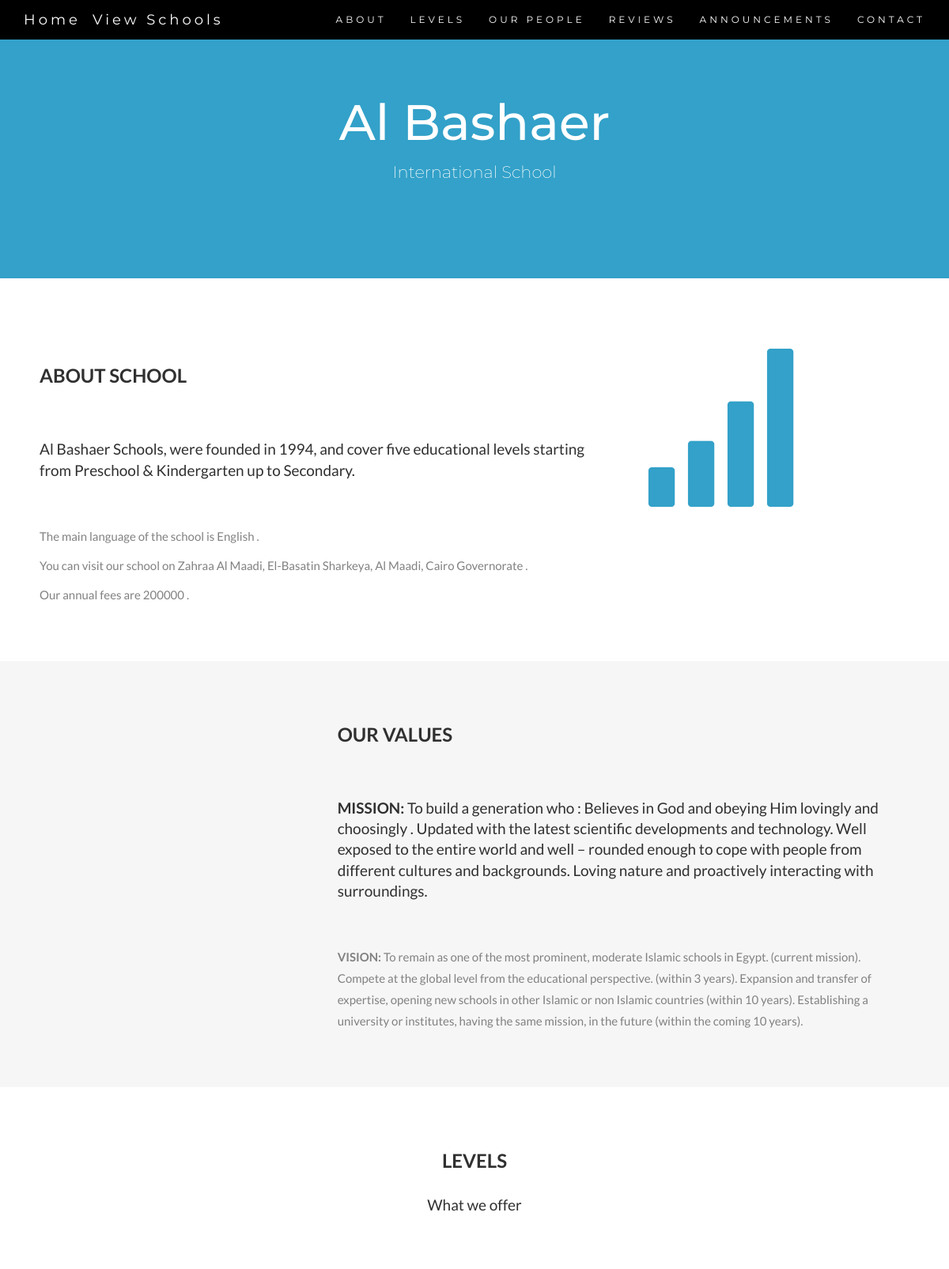
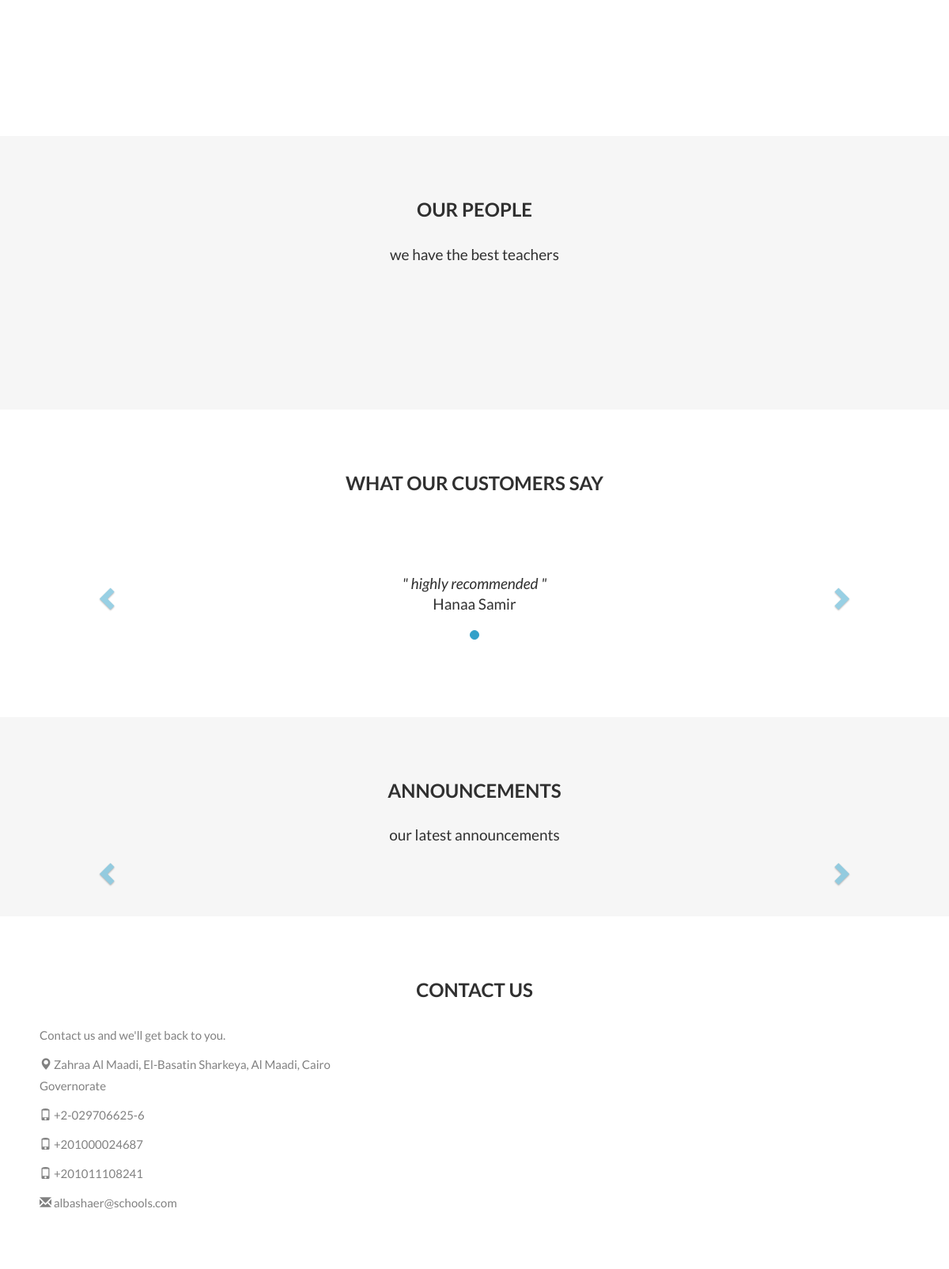
The page /website/school-info.php?id=2 on the database its author committed (2 pictures, top to bottom).
### tables this page shows
CREATE TABLE Schools (
	id INT PRIMARY KEY AUTO_INCREMENT, 
	name VARCHAR(200),
	address VARCHAR(200),  
	mission VARCHAR(500), 
	vision VARCHAR(500), 
	language VARCHAR(20), 
	general_info VARCHAR(2000), 
	fees INT, 
	type VARCHAR(20), 
	CHECK (type = 'national' OR type = 'National' OR type = 'international' OR type = 'International'),  
	email VARCHAR(50) UNIQUE 
);

CREATE TABLE Parent_Review_School (
	PRIMARY KEY (school_id, parent_id), 
	school_id INT, 
	parent_id INT, 
	review VARCHAR(200), 
	FOREIGN KEY (school_id) REFERENCES Schools(id) ON DELETE CASCADE, 
	FOREIGN KEY (parent_id) REFERENCES Parents(id) ON DELETE CASCADE 
);

CREATE TABLE Phone_School (
	PRIMARY KEY (school_id, phone),
	phone VARCHAR(100) UNIQUE, 
	school_id INT,
	FOREIGN KEY (school_id) REFERENCES Schools(id) ON DELETE CASCADE 
	
);

### website/school-info.php (the view, shortened to what this page needs)
<!DOCTYPE html>
<html lang="en">
<head>
  <link rel="stylesheet" href="https://maxcdn.bootstrapcdn.com/bootstrap/3.3.7/css/bootstrap.min.css">
</head>
<body id="myPage" data-spy="scroll" data-target=".navbar" data-offset="60">
  <?php
  $id = $_GET['id'];
  $school_name = $address = $mission = $vision = $language = $general_info = $fees = $type = $email = "";
  include  'connection-values.php';
  $stmt = mysqli_stmt_init($conn);
  if(!mysqli_stmt_prepare($stmt, 'CALL user_view_school_info(?)'))
  {
    print "Failed to prepare statement\n";
  }
  else
  {
    mysqli_stmt_bind_param($stmt, "i", $id);
    mysqli_stmt_execute($stmt);
    $result = mysqli_stmt_get_result($stmt);
    while ($row = mysqli_fetch_array($result, MYSQLI_NUM))
    {
      $school_name = $row[0];
      $address = $row[1];
      $mission = $row[2];
      $vision = $row[3];
      $language = $row[4];
      $general_info = $row[5];
      $fees = $row[6];
      $type = $row[7];
      $email = $row[8];
    }
  }
?>
  <nav class="navbar navbar-default navbar-fixed-top">
    <div class="container">
      <div class="collapse navbar-collapse" id="myNavbar">
      <a class="navbar-brand" href="index.php">Home</a>
       <a class="navbar-brand" href="view-schools.php">View Schools</a>
        <ul class="nav navbar-nav navbar-right">
          <li><a href="#about">ABOUT</a></li>
          <li><a href="#levels">LEVELS</a></li>
          <li><a href="#our_people">OUR PEOPLE</a></li>
          <li><a href="#reviews">REVIEWS</a></li>
          <li><a href="#announcements">ANNOUNCEMENTS</a></li>
          <li><a href="#contact">CONTACT</a></li>
        </ul>
      </div>
    </div>
  </nav>
  <div class="jumbotron text-center">
    <?php echo "<h1>$school_name</h1>"; ?>
    <?php echo "<p>$type School</p>"; ?>
  </div>
  <div id="about" class="container-fluid">
    <div class="row">
      <div class="col-sm-8">
        <h2>About School</h2><br>
        <?php echo "<h4>$general_info</h4><br>"; ?>
        <?php echo "<p> The main language of the school is $language .</p>"; ?>
        <?php echo "<p> You can visit our school on $address .</p>"; ?>
        <?php echo "<p> Our annual fees are $fees .</p>"; ?>
      </div>
      <div class="col-sm-4">
        <span class="glyphicon glyphicon-signal logo"></span>
      </div>
    </div>
  </div>
  <div class="container-fluid bg-grey">
    <div class="row">
      <div class="col-sm-4">
      </div>
      <div class="col-sm-8">
        <h2>Our Values</h2><br>
        <?php echo "<h4><strong>MISSION:</strong> $mission </h4><br>"; ?>
        <?php echo "<p><strong>VISION:</strong> $vision</p>"; ?>
      </div>
    </div>
  </div>
  <div id="levels" class="container-fluid text-center">
    <h2>LEVELS</h2>
    <h4>What we offer</h4>
    <br>
  </div>
  <div id="our_people" class="container-fluid text-center bg-grey">
    <h2>OUR PEOPLE</h2>
    <h4>we have the best teachers</h4>
    <br>
  </div>
  <div id="reviews" class="container-fluid text-center">
    <h2>What our customers say</h2>
    <div id="myCarousel" class="carousel slide text-center" data-ride="carousel">
      <ol class="carousel-indicators">
       <?php
       $stmt = mysqli_stmt_init($conn);
       if(!mysqli_stmt_prepare($stmt, 'CALL user_view_school_reviews(?)'))
       {
        print "Failed to prepare statement\n";
      }
      else
      {
        mysqli_stmt_bind_param($stmt, "i", $id);
        mysqli_stmt_execute($stmt);
        $result = mysqli_stmt_get_result($stmt);
        $count = 0;
        while ($row = mysqli_fetch_array($result, MYSQLI_NUM))
        {
          if($count == 0)
          {
            echo "<li data-target='#myCarousel' data-slide-to= $count class='active'></li>";
          }
          else
          {
            echo "<li data-target='#myCarousel' data-slide-to=$count></li>";
          }
          $count = $count + 1;
        }
      }
      ?>
    </ol>
    <div class="carousel-inner" role="listbox">
      <?php
      $stmt = mysqli_stmt_init($conn);
      if(!mysqli_stmt_prepare($stmt, 'CALL user_view_school_reviews(?)'))
      {
        print "Failed to prepare statement\n";
      }
      else
      {
        mysqli_stmt_bind_param($stmt, "i", $id);
        mysqli_stmt_execute($stmt);
        $result = mysqli_stmt_get_result($stmt);
        $count = 0;
        while ($row = mysqli_fetch_array($result, MYSQLI_NUM))
        {
          $cur_review = $row[0];
          $cur_parent = $row[1];
          if($count == 0)
          {
            echo " <div class='item active'>";
            echo "<h4> &quot $cur_review &quot <br><span style='font-style:normal;'> $cur_parent </span></h4>";
          }
          else
          {
            echo " <div class='item'>";
            echo "<h4> &quot $cur_review &quot <br><span style='font-style:normal;'> $cur_parent </span></h4>";
          }
          $count = $count + 1;
          echo '</div>';
        }
      }
      ?>
    </div>
    <a class="left carousel-control" href="#myCarousel" role="button" data-slide="prev">
      <span class="glyphicon glyphicon-chevron-left" aria-hidden="true"></span>
    </a>
    <a class="right carousel-control" href="#myCarousel" role="button" data-slide="next">
      <span class="glyphicon glyphicon-chevron-right" aria-hidden="true"></span>
    </a>
  </div>
</div>
  <div id="announcements" class="container-fluid text-center bg-grey">
    <h2>ANNOUNCEMENTS</h2>
    <h4>our latest announcements</h4>
    <div id="myCarousel2" class="carousel slide text-center" data-ride="carousel">
    <a class="left carousel-control" href="#myCarousel2" role="button" data-slide="prev">
      <span class="glyphicon glyphicon-chevron-left" aria-hidden="true"></span>
    </a>
    <a class="right carousel-control" href="#myCarousel2" role="button" data-slide="next">
      <span class="glyphicon glyphicon-chevron-right" aria-hidden="true"></span>
    </a>
  </div>
</div>
<div id="contact" class="container-fluid">
  <h2 class="text-center">CONTACT US</h2>
  <div class="row">
    <div class="col-sm-5">
      <p>Contact us and we'll get back to you.</p>
      <?php echo "<p><span class='glyphicon glyphicon-map-marker'></span> $address </p>"; ?>
      <?php
      $stmt = mysqli_stmt_init($conn);
      if(!mysqli_stmt_prepare($stmt, 'CALL user_view_school_phones(?)'))
      {
        print "Failed to prepare statement\n";
      }
      else
      {
        mysqli_stmt_bind_param($stmt, "i", $id);
        mysqli_stmt_execute($stmt);
        $result = mysqli_stmt_get_result($stmt);
        while ($row = mysqli_fetch_array($result, MYSQLI_NUM))
        {
          $cur_phone = $row[0];
          echo "<p><span class='glyphicon glyphicon-phone'></span> $cur_phone </p>";
        }
      }
      ?>
      <?php echo "<p><span class='glyphicon glyphicon-envelope'></span> $email </p>" ?>
    </div>
  </div>
</div>
</body>
</html>

### website/school-info.php (style rules this page uses)
body { font: 400 15px Lato, sans-serif; line-height: 1.8; color: #818181; }
h2 { font-size: 24px; text-transform: uppercase; color: #303030; font-weight: 600; margin-bottom: 30px; }
h4 { font-size: 19px; line-height: 1.375em; color: #303030; font-weight: 400; margin-bottom: 30px; }
.jumbotron { background-color: #33A1C9; color: #fff; padding: 100px 25px; font-family: Montserrat, sans-serif; }
.container-fluid { padding: 60px 50px; }
.bg-grey { background-color: #f6f6f6; }
.logo { color: #33A1C9; font-size: 200px; }
.carousel-control.right, .carousel-control.left { background-image: none; color: #33A1C9; }
.carousel-indicators li { border-color: #33A1C9; }
.carousel-indicators li.active { background-color: #33A1C9; }
.item h4 { font-size: 19px; line-height: 1.375em; font-weight: 400; font-style: italic; margin: 70px 0; }
.item span { font-style: normal; }
.navbar { margin-bottom: 0; background-color: #000000; z-index: 9999; border: 0; font-size: 12px !important; line-height: 1.42857143 !important; letter-spacing: 4px; border-radius: 0; font-family: Montserrat, sans-serif; }
.navbar li a, .navbar .navbar-brand { color: #fff !important; }
.navbar li a, .navbar .navbar-middle { color: #fff !important; }
.slide { animation-name: slide; -webkit-animation-name: slide; animation-duration: 1s; -webkit-animation-duration: 1s; visibility: visible; }

### rows shown on the page
schools: name "Al Bashaer", type "International", general_info "Al Bashaer Schools, were founded in 1994, and cover five educational levels starting from Preschool & Kindergarten up to Secondary.", language "English", address "Zahraa Al Maadi, El-Basatin Sharkeya, Al Maadi, Cairo Governorate", fees "200000", mission "To build a generation who : Believes in God and obeying Him lovingly and choosingly . Updated with the latest scientific developments and technology. Well exposed to the entire world and well – rounded enough to cope with people from different cultures and backgrounds. Loving nature and proactively interacting with surroundings.", vision "To remain as one of the most prominent, moderate Islamic schools in Egypt. (current mission). Compete at the global level from the educational perspective. (within 3 years). Expansion and transfer of expertise, opening new schools in other Islamic or non Islamic countries (within 10 years). Establishing a university or institutes, having the same mission, in the future (within the coming 10 years).", email "albashaer@schools.com"
parent_review_school: review "highly recommended", cur_parent "Hanaa Samir"
phone_school: phone "+2-029706625-6"
phone_school: phone "+201000024687"
phone_school: phone "+201011108241"
